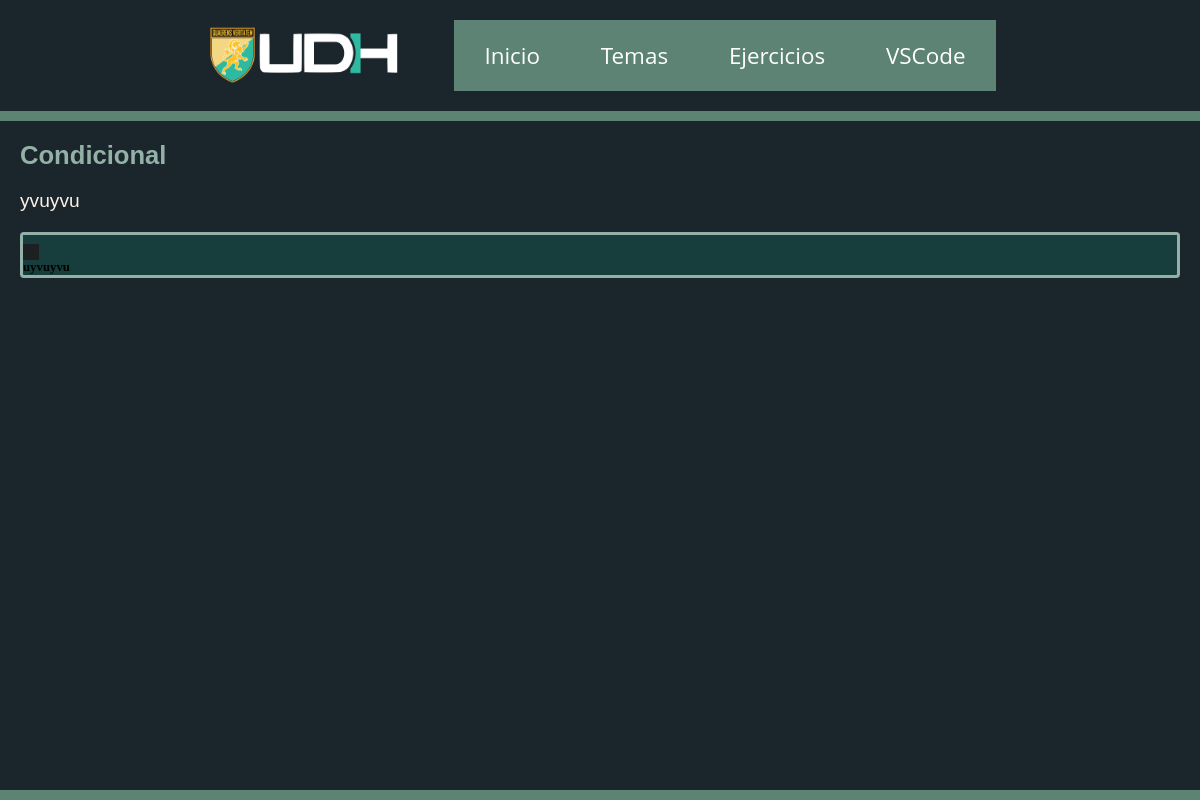
The app's page /diferencias/Condicional with its own data.
### exercises/models.py (models this page shows, shortened)
class Methods(models.Model):
    func = models.CharField(max_length=25)
    detail = models.TextField()
    py_snip = models.TextField()
    cpp_snip = models.TextField()

### exercises/views.py (the view)
# urls.py: path('diferencias/<str:method_name>', differences, name = 'diferencias' ),
def differences(request, method_name):
    method = get_object_or_404(Methods, func=method_name)
    return render(request, 'method_detail.html',
                  {'method': method})

### exercises/static/templates/method_detail.html (shortened to what this page needs)
{% extends 'base.html' %}
{% load static %}
{% block content %}
<div class="categText">
    <h2>{{ method.func }}</h2>
    <p class="themeContext">{{ method.detail }}</p>
</div>
<div class="examText">
    <div class="exercise">
        <div class="snippet" id="codeSnippets">
            <div class="snippet-toggle">
                <button id="pySnippetBtn" class="active">
                </button>
                <button id="cppSnippetBtn">
                </button>
            </div>
            <pre id="pySnippet" class="active"><code class="language-python">{{ method.py_snip }}</code></pre>
        </div>
    </div>
</div>
{% endblock %}

### exercises/static/css/main.css (style rules this page uses)
* { margin: 0; padding: 0; }
body { display: flex; flex-direction: column; min-height: 100vh; background-color: #1B262C; margin: 0; font-family: "Open Sans", "Helvetica Neue", Helvetica, Arial, sans-serif; }
h2, p { color: #FAF0E6; margin-bottom: 20px; }
h2 { font-size: 160%; font-family: 'Ubuntu', sans-serif; color: #93B1A6; }
p { font-size: 120%; font-family: 'Ubuntu', sans-serif; white-space: pre-line; }

### exercises/static/css/exercise.css (style rules this page uses)
.snippet-toggle { text-align: left; background-color: #183D3D; margin-bottom: 0; }
.snippet-toggle button { background-color: #183D3D; border: none; padding: 8px; margin: 0; cursor: pointer; transition: none; }
.snippet-toggle button.active { background-color: rgb(28, 32, 35); color: #93B1A6; }
.snippet { border: 3px solid #93B1A6; padding: 0%; background-color: #183D3D; border-radius: 4px; }
#pySnippet, #cppSnippet { margin: 0; }
code { font-family: MonoCraft; font-weight: bolder; font-size: 80%; }

### records on screen
Methods: func "Condicional", detail "yvuyvu", py_snip "uyvuyvu"
